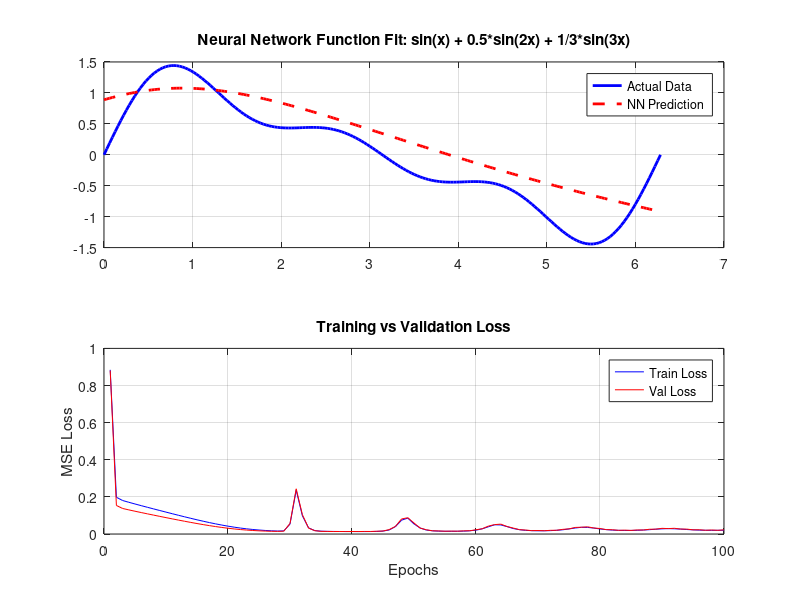

This chart was generated by the following MATLAB code:
% 07_deep_learning_theory.m
% UniLab Deep Learning: Function Approximation and Theory

clear all;
close all;
clc;

disp('🧠 UniLab Deep Learning: Function Approximation');
disp('==============================================');

%% 1. Function Approximation with Neural Network
disp('--- 1. Fitting f(x) = sin(x) + 0.5*sin(2x) + 1/3*sin(3x) ---');

% Data Generation
X = linspace(0, 2*pi, 200)';

y = sin(X) + 0.5*sin(2*X) + (1/3)*sin(3*X);

% Normalization for Sigmoid activation
X_norm = X / (2*pi);
y_min = min(y); y_max = max(y);
y_norm = (y - y_min) / (y_max - y_min);

% Train/Validation Split (80/20)
indices = randperm(200);
train_idx = indices(1:160);
val_idx = indices(161:200);

X_train = reshape(X_norm(train_idx), 160, 1); 
y_train = reshape(y_norm(train_idx), 160, 1);
X_val = reshape(X_norm(val_idx), 40, 1); 
y_val = reshape(y_norm(val_idx), 40, 1);

% Manual Neural Network (1 -> 64 -> 64 -> 1)
% Xavier Initialization
W1 = randn(1, 64) * sqrt(1/1); b1 = zeros(1, 64);
W2 = randn(64, 64) * sqrt(1/64); b2 = zeros(1, 64);
W3 = randn(64, 1) * sqrt(1/64); b3 = zeros(1, 1);

% RMSprop parameters
lr = 0.002;
beta = 0.9;
eps = 1e-8;
mW1 = zeros(size(W1)); mb1 = zeros(size(b1));
mW2 = zeros(size(W2)); mb2 = zeros(size(b2));
mW3 = zeros(size(W3)); mb3 = zeros(size(b3));

epochs = 100;
train_loss_hist = zeros(epochs, 1);
val_loss_hist = zeros(epochs, 1);

for epoch = 1:epochs
    % Forward Pass (Train)
    z1 = X_train * W1 + b1;
    a1 = tanh(z1); 
    z2 = a1 * W2 + b2;
    a2 = tanh(z2);
    z3 = a2 * W3 + b3;
    a3 = z3; % Linear output for regression
    
    % Loss (MSE)
    err = a3 - y_train;
    train_loss = mean(err.^2);
    train_loss_hist(epoch) = train_loss;
    
    % Forward Pass (Validation)
    vz1 = X_val * W1 + b1; va1 = tanh(vz1);
    vz2 = va1 * W2 + b2; va2 = tanh(vz2);
    vz3 = va2 * W3 + b3; va3 = vz3;
    val_loss = mean((va3 - y_val).^2);
    val_loss_hist(epoch) = val_loss;
    
    % Backward Pass
    d_z3 = 2 * err / length(X_train);
    d_W3 = a2' * d_z3;
    d_b3 = sum(d_z3, 1);
    
    d_a2 = d_z3 * W3';
    d_z2 = d_a2 .* (1 - a2.^2);
    d_W2 = a1' * d_z2;
    d_b2 = sum(d_z2, 1);
    
    d_a1 = d_z2 * W2';
    d_z1 = d_a1 .* (1 - a1.^2);
    d_W1 = X_train' * d_z1;
    d_b1 = sum(d_z1, 1);
    
    % Update (RMSprop)
    mW3 = beta * mW3 + (1-beta) * d_W3.^2;
    mb3 = beta * mb3 + (1-beta) * d_b3.^2;
    W3 = W3 - lr * d_W3 ./ (sqrt(mW3) + eps);
    b3 = b3 - lr * d_b3 ./ (sqrt(mb3) + eps);
    
    mW2 = beta * mW2 + (1-beta) * d_W2.^2;
    mb2 = beta * mb2 + (1-beta) * d_b2.^2;
    W2 = W2 - lr * d_W2 ./ (sqrt(mW2) + eps);
    b2 = b2 - lr * d_b2 ./ (sqrt(mb2) + eps);
    
    mW1 = beta * mW1 + (1-beta) * d_W1.^2;
    mb1 = beta * mb1 + (1-beta) * d_b1.^2;
    W1 = W1 - lr * d_W1 ./ (sqrt(mW1) + eps);
    b1 = b1 - lr * d_b1 ./ (sqrt(mb1) + eps);
    
    if mod(epoch, 5000) == 0
        disp(['Epoch ', num2str(epoch), ': Train Loss = ', num2str(train_loss), ', Val Loss = ', num2str(val_loss)]);
    end
end

% Final Prediction
z1_f = X_norm * W1 + b1; a1_f = tanh(z1_f);
z2_f = a1_f * W2 + b2; a2_f = tanh(z2_f);
y_pred_norm = a2_f * W3 + b3;
y_pred = y_pred_norm * (y_max - y_min) + y_min;

% Final Prediction
z1_f = X_norm * W1 + b1; a1_f = tanh(z1_f);
z2_f = a1_f * W2 + b2; a2_f = tanh(z2_f);
y_pred_norm = a2_f * W3 + b3;
y_pred = y_pred_norm * (y_max - y_min) + y_min;

% Plotting Results
disp(' ');
disp('--- 2. Visualization ---');
figure;
subplot(2, 1, 1);
plot(X, y, 'b', 'LineWidth', 2); hold on;
plot(X, y_pred, 'r--', 'LineWidth', 2);
title('Neural Network Function Fit: sin(x) + 0.5*sin(2x) + 1/3*sin(3x)');
legend('Actual Data', 'NN Prediction');
grid on;

subplot(2, 1, 2);
plot(1:epochs, train_loss_hist, 'b'); hold on;
plot(1:epochs, val_loss_hist, 'r');
title('Training vs Validation Loss');
xlabel('Epochs'); ylabel('MSE Loss');
legend('Train Loss', 'Val Loss');
grid on;

disp('Deep Learning Theory Session Complete.');
